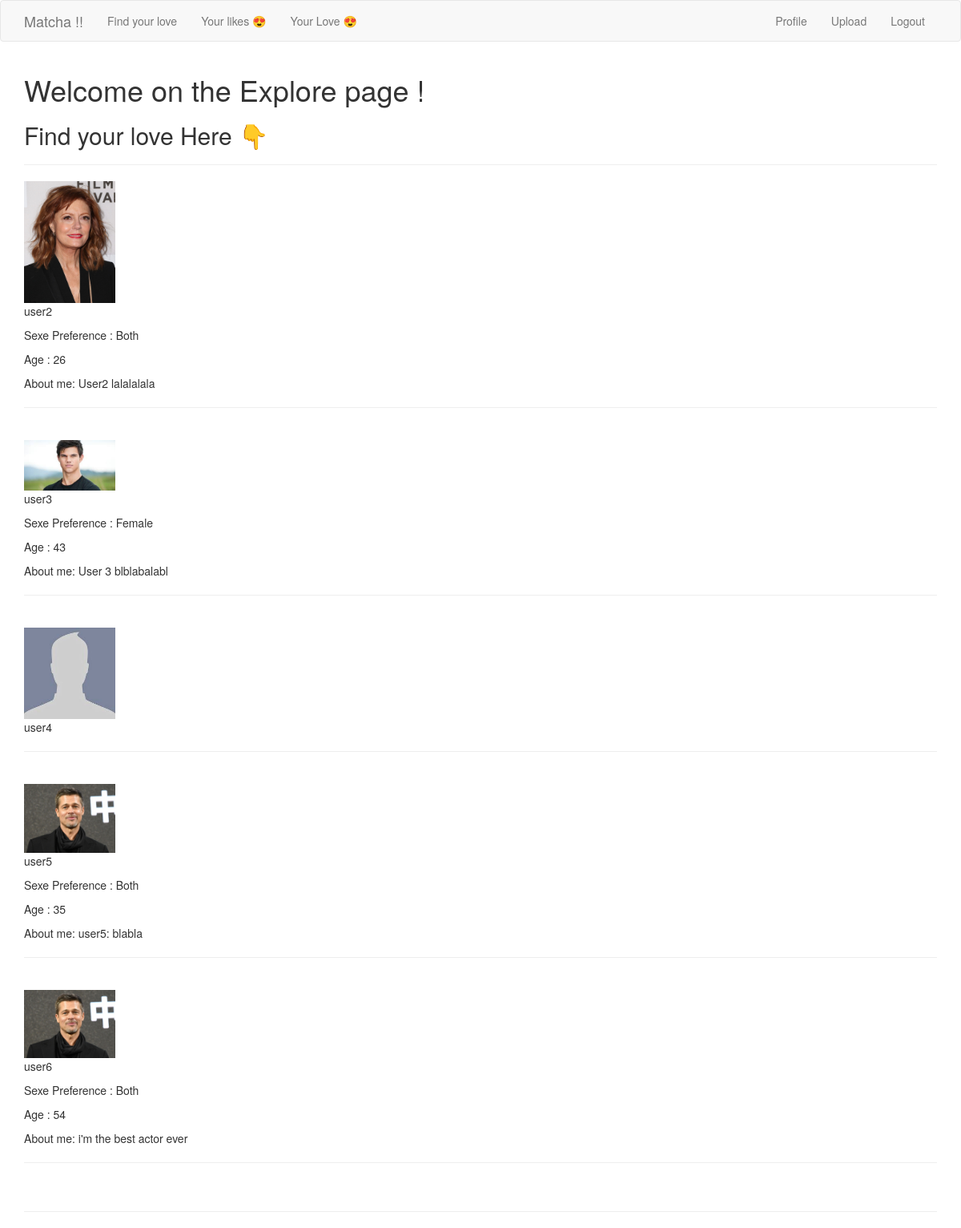
Page /explore (signed in) on the committed database.
### app/models.py (models this page shows, shortened)
class User(UserMixin, db.Model):
    id = db.Column(db.Integer, primary_key=True)
    username = db.Column(db.String(64), index=True, unique=True)
    firstname = db.Column(db.String(64), index=True)
    email = db.Column(db.String(120), index=True, unique=True)
    password_hash = db.Column(db.String(128))
    age = db.Column(db.Integer, index=True)
    sexpref = db.Column(db.String(64), index=True)
    fame = db.Column(db.Integer, index=True)
    bio = db.Column(db.String(256), index=True)
    last_seen = db.Column(db.DateTime, default=datetime.utcnow)
    fame = db.Column(db.Integer, index=True)
    liked = db.relationship(
        'User', secondary=likes,
        primaryjoin=(likes.c.likes_id == id),
        secondaryjoin=(likes.c.liked_id == id),
        backref=db.backref('likes', lazy='dynamic'),lazy='dynamic')
    looked = db.relationship(
        'User', secondary=looks,
        primaryjoin=(looks.c.looks_id == id),
        secondaryjoin=(looks.c.looked_id == id),
        backref=db.backref('looks', lazy='dynamic'),lazy='dynamic'
    )
    __searchable__ = ['username']
    ts = db.relationship("Tags", secondary=lambda: user_tags_table)
    tags = association_proxy('ts', 'tags')
    def profile_pic(self):
        path = os.path.join(os.getenv('PATH_IMAGE', '/static/images') , self.username, 'profile_pic/')
        pic = os.listdir('app' + path)
        if not pic:
            return(os.path.join(os.getenv('PATH_IMAGE', '/static/images/'),'default_prof_pic', 'profile_empty.jpeg'))
        return(path + pic[0])

### app/main/routes.py (the view)
@bp.route('/explore')
@login_required
def explore():
    profile_list = User.query.all()
    for profile in profile_list:
        if profile == current_user:
            profile_list.remove(profile)
    return render_template('explore.html', title='Explore', profile_list=profile_list)

### app/main/routes.py (called while the page is built)
@bp.before_app_request
def before_request():
    if current_user.is_authenticated:
        current_user.last_seen = datetime.utcnow()
        db.session.commit()

### app/models.py (called while the page is built)
@login.user_loader
def load_user(id):
    return User.query.get(int(id))

### app/templates/explore.html
{% extends "base.html" %}
{% block app_content %}
    <h1>Welcome on the Explore page !</h1>
    <h2>Find your love Here 👇</h2>
    <hr>
    {% for profile in profile_list %}
        {% include '_sumup.html' %}
    {% endfor %}
    <hr>
{% endblock %}

### app/templates/_sumup.html
{% if  profile.profile_pic()%}
<a href="{{ url_for('main.user', username=profile.username) }}"><img src="{{ profile.profile_pic() }}" alt="User picture" style="width:10%"></a>
{% endif %}
<p>{{profile.username}}</p>
{% if profile.sexpref %} <p>Sexe Preference : {{profile.sexpref}}</p>{% endif %}
{% if profile.age %} <p>Age : {{profile.age}}</p>{% endif %}
{% if profile.bio %} <p>About me: {{profile.bio}}</p>{% endif %}
<hr>
<br>

### rows in the picture
User: profile_pic (picture), username "user2", sexpref "Both", age "26", bio "User2 lalalalala"
User: profile_pic (picture), username "user3", sexpref "Female", age "43", bio "User 3 blblabalabl"
User: profile_pic (picture), username "user4"
User: profile_pic (picture), username "user5", sexpref "Both", age "35", bio "user5: blabla"
User: profile_pic (picture), username "user6", sexpref "Both", age "54", bio "i'm the best actor ever"
